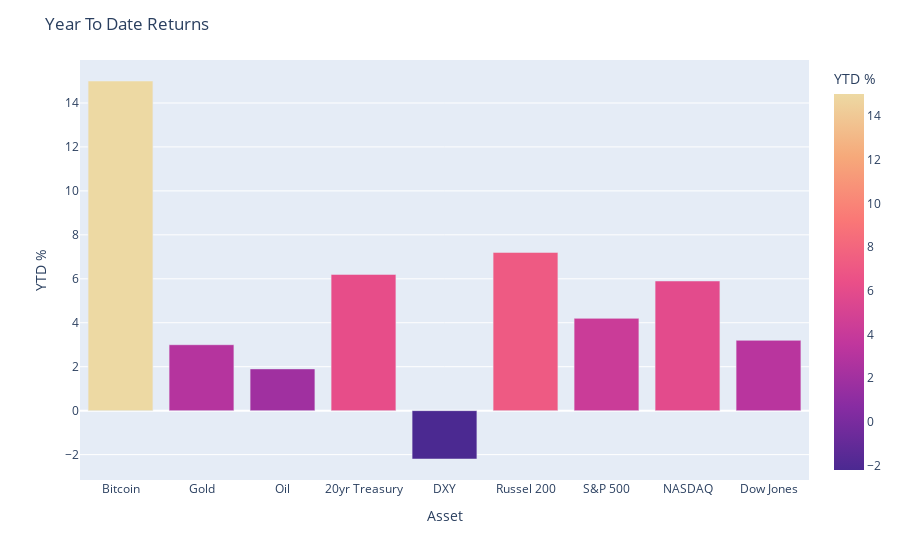

Source (notebook cell):
### Code cell
import plotly.express as px
fig = px.bar(df, x='Asset', y='YTD %', orientation='v', color="YTD %",color_continuous_scale=px.colors.sequential.Agsunset)
fig.layout.yaxis.tickformat = ',.%'
fig.update_layout(title_text='Year To Date Returns')
fig.update_layout(yaxis=dict(showticklabels=True))
fig.show()

### Figure 1 — Plotly figure (JSON) as saved in the notebook; plotly's stock layout.template omitted (floating-point values rounded to 4 significant figures)
{"data": [{"alignmentgroup": "True", "hovertemplate": "Asset=%{x}<br>YTD %=%{marker.color}<extra></extra>", "legendgroup": "", "marker": {"color": [15, 3, 1.9, 6.2, -2.2, 7.2, 4.2, 5.9, 3.2], "coloraxis": "coloraxis", "pattern": {"shape": ""}}, "name": "", "offsetgroup": "", "orientation": "v", "showlegend": false, "textposition": "auto", "type": "bar", "x": ["Bitcoin", "Gold", "Oil", "20yr Treasury", "DXY", "Russel 200", "S&P 500", "NASDAQ", "Dow Jones"], "xaxis": "x", "y": [15, 3, 1.9, 6.2, -2.2, 7.2, 4.2, 5.9, 3.2], "yaxis": "y"}], "layout": {"barmode": "relative", "coloraxis": {"colorbar": {"title": {"text": "YTD %"}}, "colorscale": [[0, "rgb(75, 41, 145)"], [0.1667, "rgb(135, 44, 162)"], [0.3333, "rgb(192, 54, 157)"], [0.5, "rgb(234, 79, 136)"], [0.6667, "rgb(250, 120, 118)"], [0.8333, "rgb(246, 169, 122)"], [1, "rgb(237, 217, 163)"]]}, "legend": {"tracegroupgap": 0}, "margin": {"t": 60}, "title": {"text": "Year To Date Returns"}, "xaxis": {"anchor": "y", "domain": [0, 1], "title": {"text": "Asset"}}, "yaxis": {"anchor": "x", "domain": [0, 1], "showticklabels": true, "tickformat": ",.%", "title": {"text": "YTD %"}}}}
